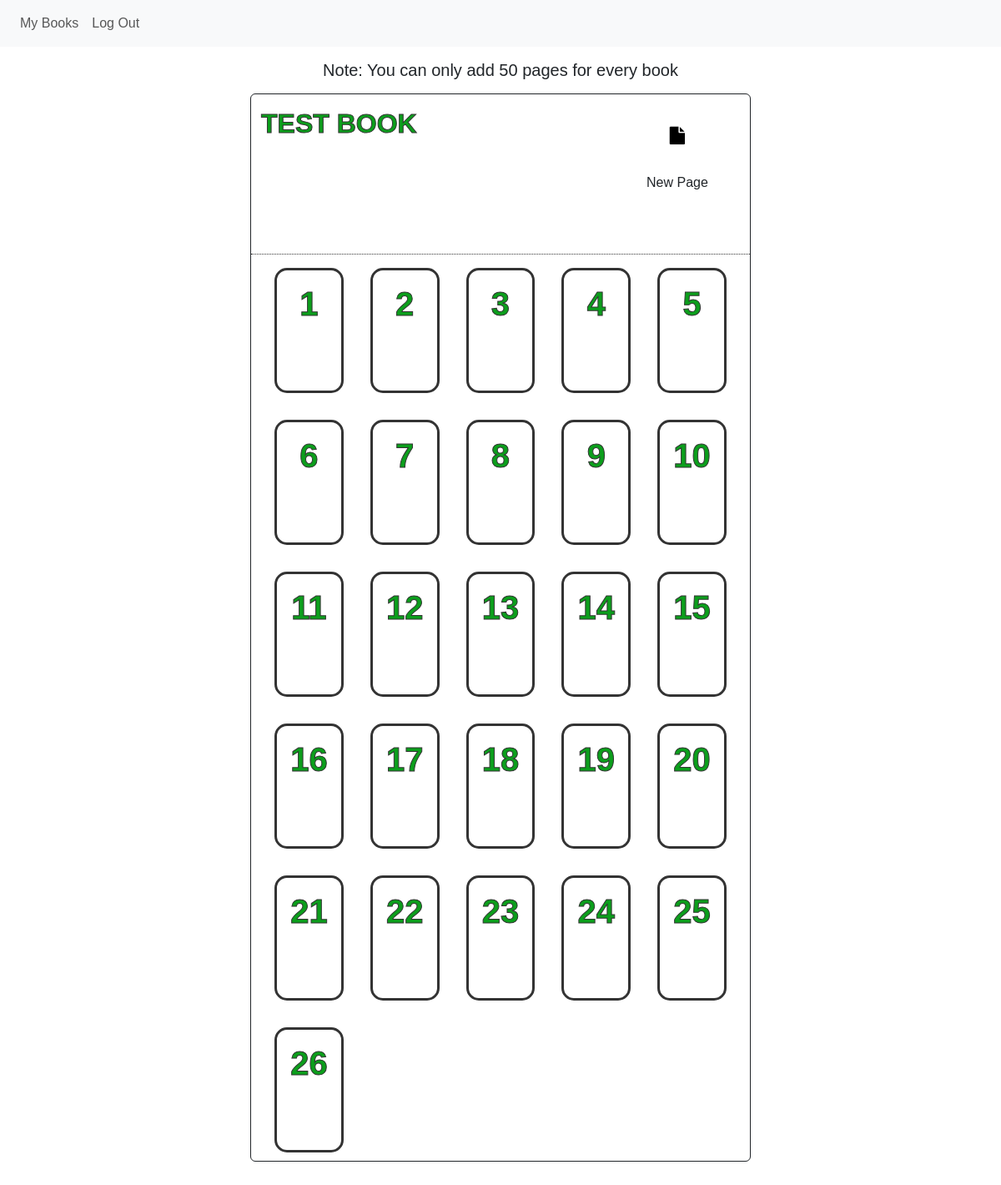
The page /recepsienen/TEST-BOOK (signed in) on the database its author committed.
### book/models.py (models this page shows, shortened)
class Book(models.Model):
    user = models.ForeignKey(User,on_delete=models.CASCADE, null=False,related_name="user")
    name = models.CharField(max_length=200, null=True)
    link_name = models.CharField(max_length=250,null=True)
    language = models.CharField(max_length=200, null=True)
    words_per_page = models.IntegerField(blank=True, null=True)
    cover_color = models.CharField(max_length=200,null=True)
    font_color = models.CharField(max_length=200,null=True)
    created_at = models.DateTimeField(auto_now_add=True)
    updated_at = models.DateTimeField(auto_now=True)

class Page(models.Model):
    number = models.IntegerField(blank=True,null=True)
    book = models.ForeignKey(Book, on_delete=models.CASCADE, null=False, related_name="book")

### book/views.py (the view)
# urls.py: path("<str:username>/<str:book_name>", views.book_content, name="book_content"),
@login_required
def book_content(request,username,book_name):
    user = request.user
    book = Book.objects.filter(user = user,link_name = book_name).first()
    pages = Page.objects.filter(book = book)
    if request.method == 'POST':
        number = 1+len(Page.objects.filter(book = book))
        new_page = Page.objects.create(book = book, number = number)
        word = Word.objects.create(page=new_page,word = "example", meaning = "ornek")
        word.save()
        new_page.save()
    return render(request, "book/book.html",{
        "pages":pages,
        "book":book,
    })

### book/templates/book/book.html (shortened to what this page needs)
{% extends "book/layout.html" %}
{% block body %}
<div id="page-container" class="rounded">
    <div class="m-auto">
        <h5 class="text-center pt-3 mb-0 pb-0">Note: You can only add 50 pages for every book</h5>
    </div>
    <div id="inner-container" class="w-50 h-100 m-auto border border-dark d-flex row rounded mt-3">
        <div id="title" class="rounded-top d-flex justify-content-between" style="color:{{book.cover_color}}">
            <div class="ml-3">
                <h1 id ="page-title" class="text-center fs-2 fw-bold mt-3">{{book.name |truncatechars:30}}</h1>
            </div>
            <div class="m-1 d-flex row justify-content-center">
                <button class="btn rounded w-50" id="new-page"><i class="fa fa-file fa-lg" ></i></button>
                <p class="text-dark text-center fs-6">New Page</p>
            </div>
        </div>
        <div id="all-pages" class="rounded-bottom">
            {% for page in pages %}
            <a href="{% url 'page_view' username=user.username book_name=book.link_name page_number=page.number %}"id="page" class="m-3 p-3 text-decoration-none">
                <h1 id ="page-number" class="text-center" style="color:{{book.cover_color}}">{{page.number}}</h1>
            </a>
            {% endfor %}
        </div>
    </div>
</div>
{% endblock %}

### book/static/book/main.css (style rules this page uses)
body { font-family: sans-serif; overflow: hidden; height: 100vh; width: 100vw; }
#page-container { width: 100vw; height: 80vh; }
#title { height: 15%; border-bottom: 1px dotted #333; color: white; }
#page-title { -webkit-text-stroke: #333; -webkit-text-stroke-width: 1px; }
#all-pages { height: 85%; display: grid; grid-template-columns:repeat(5,20%); overflow: auto; }
#page { height: 150px; background-color: rgb(255, 255, 255); border-radius: 15px; border: 3px solid #333; }
#page-number { font-weight: bold; -webkit-text-stroke: #333; -webkit-text-stroke-width: 1px; }
#new-page { color:black; }

### rows shown on the page
Book: name "TEST BOOK"
Page: number "1"
Page: number "2"
Page: number "3"
Page: number "4"
Page: number "5"
Page: number "6"
Page: number "7"
Page: number "8"
Page: number "9"
Page: number "10"
Page: number "11"
Page: number "12"
Page: number "13"
Page: number "14"
Page: number "15"
Page: number "16"
Page: number "17"
Page: number "18"
Page: number "19"
Page: number "20"
Page: number "21"
Page: number "22"
Page: number "23"
Page: number "24"
Page: number "25"
Page: number "26"
